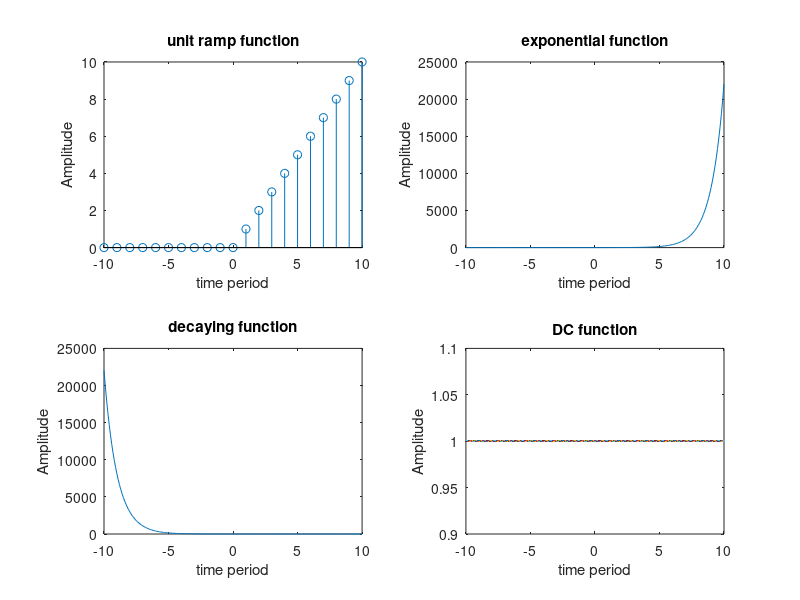

MATLAB code to generate this figure:
subplot(2,2,1)
e= [-10:1:10];
del2 = (e>=0).*e   %1 when 3>= 0 
stem(e,del2) 
xlabel ("time period")
ylabel ("Amplitude")
title ("unit ramp function")

subplot(2,2,2)
e1= [-10:.1:10];
del = exp(e1)  
plot(e1,del) 
xlabel ("time period")
ylabel ("Amplitude")
title ("exponential function")

subplot(2,2,3)
e2= [-10:.1:10];
de = exp(-e2)  
plot(e2,de) 
xlabel ("time period")
ylabel ("Amplitude")
title ("decaying function")

subplot(2,2,4)
e3= [-10:.01:10];
d = 1
plot(e3,d) 
xlabel ("time period")
ylabel ("Amplitude")
title ("DC function")